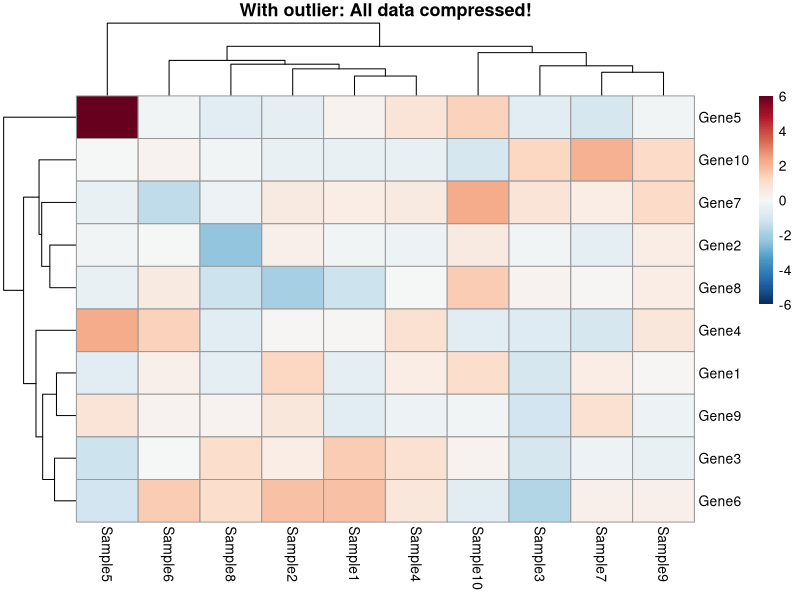
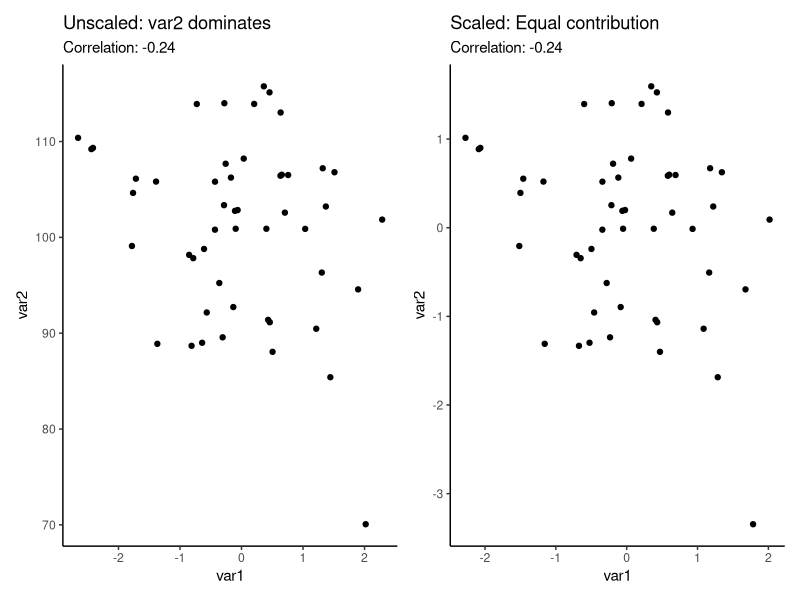
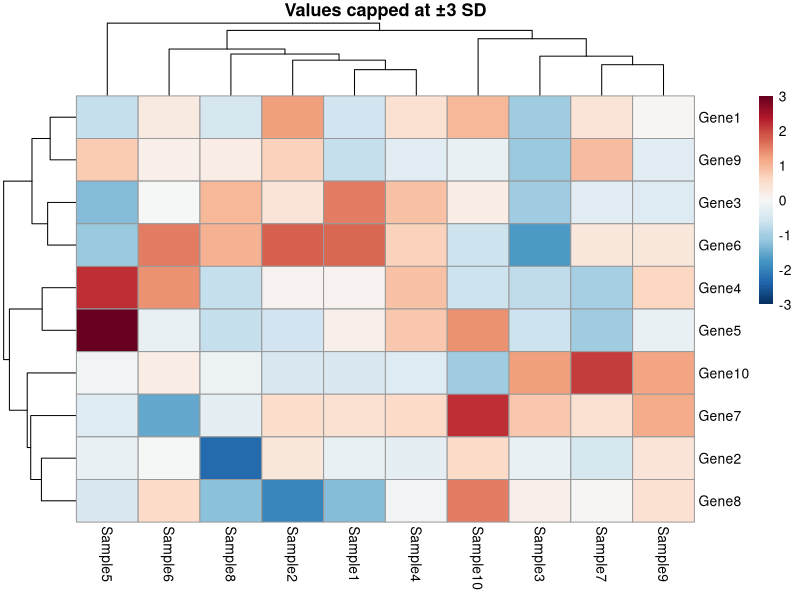
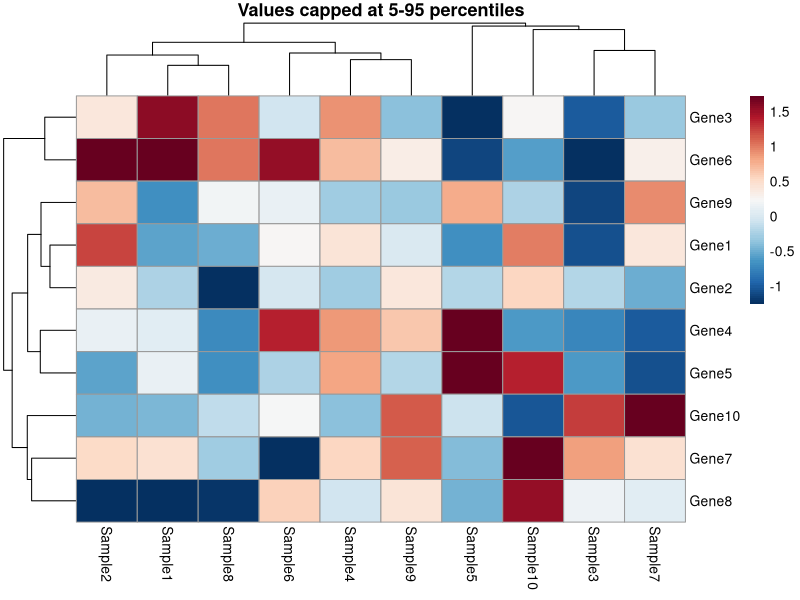
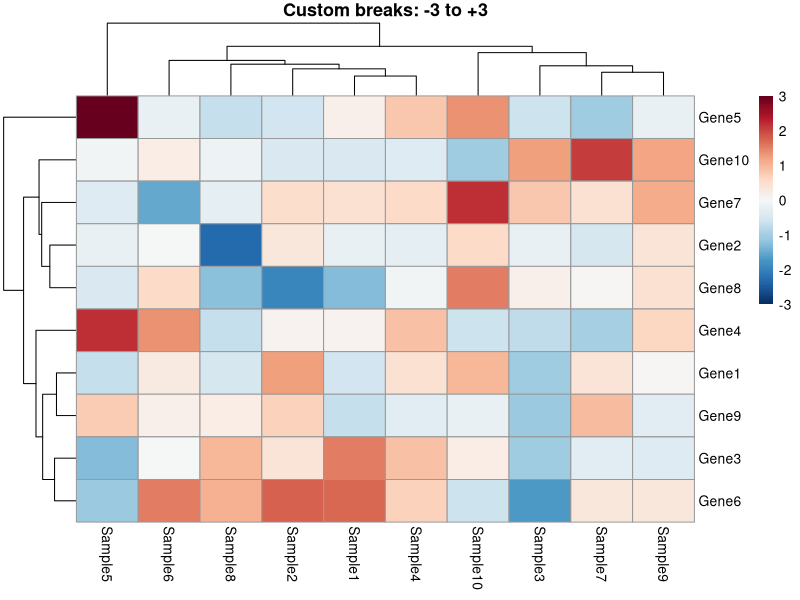
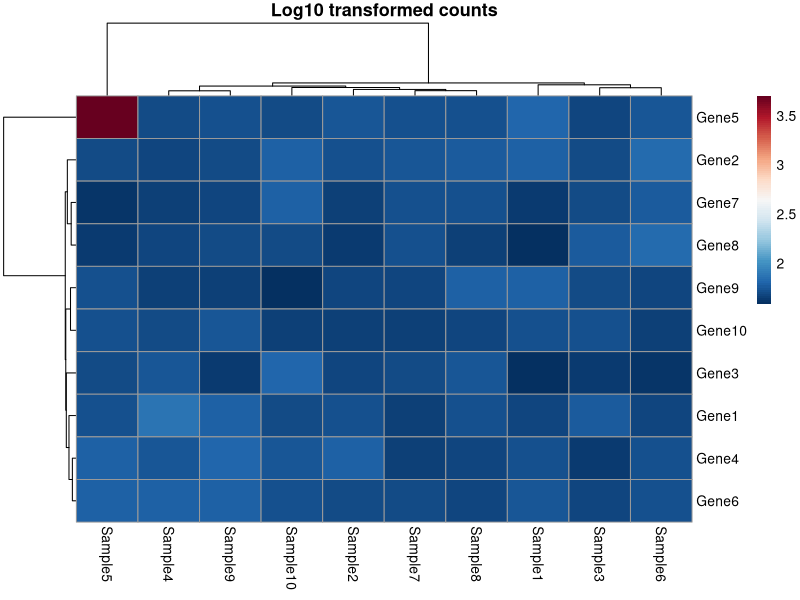
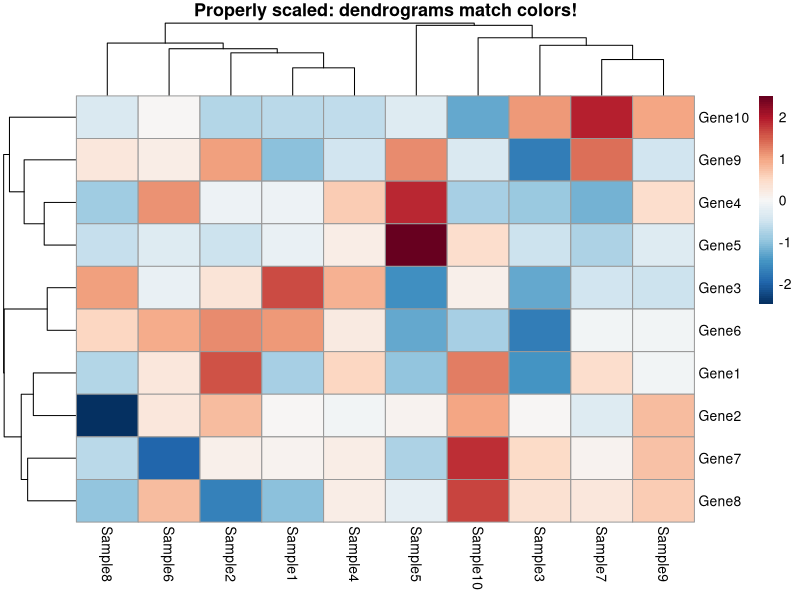
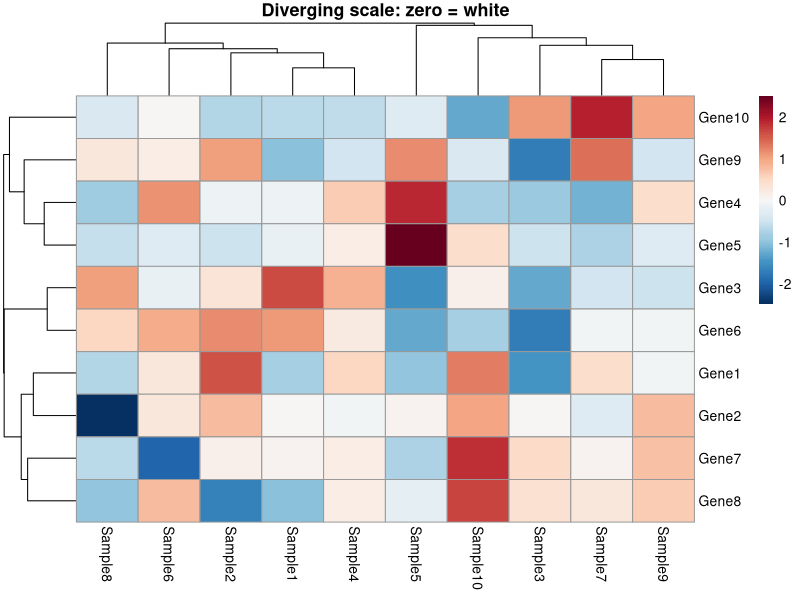

The R script that drew these images, in order:
## ---- chunk 1
#| label: setup-heatmaps
#| echo: false
#| eval: true

library(ggplot2)
library(pheatmap)
library(RColorBrewer)
library(patchwork)
## ---- chunk 2
#| label: heatmap-outlier-example
#| echo: false
#| eval: true
#| fig-width: 10
#| fig-height: 5

# Simulate data with outlier
set.seed(123)
expr_matrix <- matrix(rnorm(100, mean = 0, sd = 1), nrow = 10)
rownames(expr_matrix) <- paste0("Gene", 1:10)
colnames(expr_matrix) <- paste0("Sample", 1:10)
expr_matrix[5, 5] <- 6  # One extreme outlier

# Use divergent ColorBrewer scale with white at 0
# RdBu = Red-Blue divergent scale (reversed so blue is positive)
pheatmap(expr_matrix,
         main = "With outlier: All data compressed!",
         color = colorRampPalette(rev(brewer.pal(11, "RdBu")))(100),
         breaks = seq(-6, 6, length.out = 101))
## ---- chunk 3
#| label: scaling-demo
#| echo: true
#| eval: true
#| fig-width: 12
#| fig-height: 5

# Create data where scaling matters
set.seed(42)
# Variable 1: mean 0, sd 1
# Variable 2: mean 100, sd 10 (different scale!)
demo_data <- data.frame(
  var1 = rnorm(50, mean = 0, sd = 1),
  var2 = rnorm(50, mean = 100, sd = 10)
)

# Without scaling: var2 dominates distance calculations
# With scaling: both variables contribute equally

p1 <- ggplot(demo_data, aes(var1, var2)) +
  geom_point() +
  labs(title = "Unscaled: var2 dominates",
       subtitle = paste("Correlation:", round(cor(demo_data$var1, demo_data$var2), 2))) +
  theme_classic()

demo_scaled <- as.data.frame(scale(demo_data))
p2 <- ggplot(demo_scaled, aes(var1, var2)) +
  geom_point() +
  labs(title = "Scaled: Equal contribution",
       subtitle = paste("Correlation:", round(cor(demo_scaled$var1, demo_scaled$var2), 2))) +
  theme_classic()

p1 + p2
## ---- chunk 4
#| label: sd-cutoff
#| echo: true
#| eval: true
#| fig-width: 10
#| fig-height: 5

# Cap at ±3 SD
mean_val <- mean(expr_matrix, na.rm = TRUE)
sd_val <- sd(expr_matrix, na.rm = TRUE)

expr_capped <- pmin(pmax(expr_matrix, mean_val - 3*sd_val),
                    mean_val + 3*sd_val)

pheatmap(expr_capped,
         main = "Values capped at ±3 SD",
         color = colorRampPalette(rev(brewer.pal(11, "RdBu")))(100),
         breaks = seq(-3, 3, length.out = 101))
## ---- chunk 5
#| label: quantile-cutoff
#| echo: true
#| eval: true
#| fig-width: 10
#| fig-height: 5

# Cap at 5th and 95th percentiles
lower <- quantile(expr_matrix, 0.05, na.rm = TRUE)
upper <- quantile(expr_matrix, 0.95, na.rm = TRUE)

expr_quantile <- pmin(pmax(expr_matrix, lower), upper)

pheatmap(expr_quantile,
         main = "Values capped at 5-95 percentiles",
         color = colorRampPalette(rev(brewer.pal(11, "RdBu")))(100))
## ---- chunk 6
#| label: manual-breaks
#| echo: true
#| eval: true
#| fig-width: 10
#| fig-height: 5

# Define your own color breaks
breaks <- seq(-3, 3, length.out = 101)

pheatmap(expr_matrix,
         breaks = breaks,
         main = "Custom breaks: -3 to +3",
         color = colorRampPalette(rev(brewer.pal(11, "RdBu")))(100))

# Values outside range automatically assigned to extremes
## ---- chunk 7
#| label: log-transform
#| echo: true
#| eval: true
#| fig-width: 10
#| fig-height: 5

# Create positive data (e.g., count data)
set.seed(123)
count_matrix <- matrix(rpois(100, lambda = 50), nrow = 10)
count_matrix[5, 5] <- 5000  # Extreme count
rownames(count_matrix) <- paste0("Gene", 1:10)
colnames(count_matrix) <- paste0("Sample", 1:10)

# Log transform BEFORE plotting
count_log <- log10(count_matrix + 1)  # +1 to handle zeros

pheatmap(count_log,
         main = "Log10 transformed counts",
         color = colorRampPalette(rev(brewer.pal(11, "RdBu")))(100))
## ---- chunk 8
#| label: proper-scaling-example
#| echo: true
#| eval: true
#| fig-width: 10
#| fig-height: 6

# Step 1: Scale by row (gene)
data_scaled <- t(scale(t(expr_matrix)))

# Step 2: Cap extremes at ±2.5
data_capped <- pmin(pmax(data_scaled, -2.5), 2.5)

# Step 3: Calculate dendrograms on scaled data
row_dend <- hclust(dist(data_capped))
col_dend <- hclust(dist(t(data_capped)))

# Step 4: Plot with consistent scaling
pheatmap(data_capped,
         cluster_rows = row_dend,
         cluster_cols = col_dend,
         scale = "none",
         color = colorRampPalette(rev(brewer.pal(11, "RdBu")))(100),
         breaks = seq(-2.5, 2.5, length.out = 101),
         main = "Properly scaled: dendrograms match colors!")
## ---- chunk 9
#| label: diverging-scale
#| echo: true
#| eval: true
#| fig-width: 10
#| fig-height: 5

# When zero is meaningful (fold-change, z-scores, etc.)
pheatmap(data_capped,
         color = colorRampPalette(rev(brewer.pal(11, "RdBu")))(100),
         breaks = seq(-2.5, 2.5, length.out = 101),
         main = "Diverging scale: zero = white")

# Zero = white, negative = blue, positive = red
## ---- chunk 10
#| label: heatmap-comparison
#| echo: true
#| eval: true
#| fig-width: 14
#| fig-height: 6

# Side-by-side comparison
library(gridExtra)

# Before: with outlier
p1 <- pheatmap(expr_matrix,
               main = "Uncapped: Pattern lost",
               color = colorRampPalette(rev(brewer.pal(11, "RdBu")))(100),
               silent = TRUE)

# After: outlier capped
p2 <- pheatmap(data_capped,
               main = "Capped at ±2.5 SD: Patterns visible",
               color = colorRampPalette(rev(brewer.pal(11, "RdBu")))(100),
               breaks = seq(-2.5, 2.5, length.out = 101),
               silent = TRUE)

grid.arrange(p1[[4]], p2[[4]], ncol = 2)
